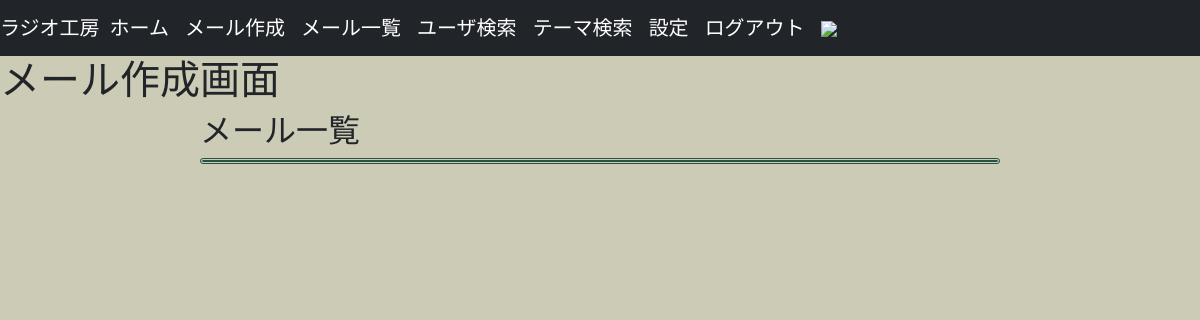
Page /mail_list (signed in) on the earlier database version.
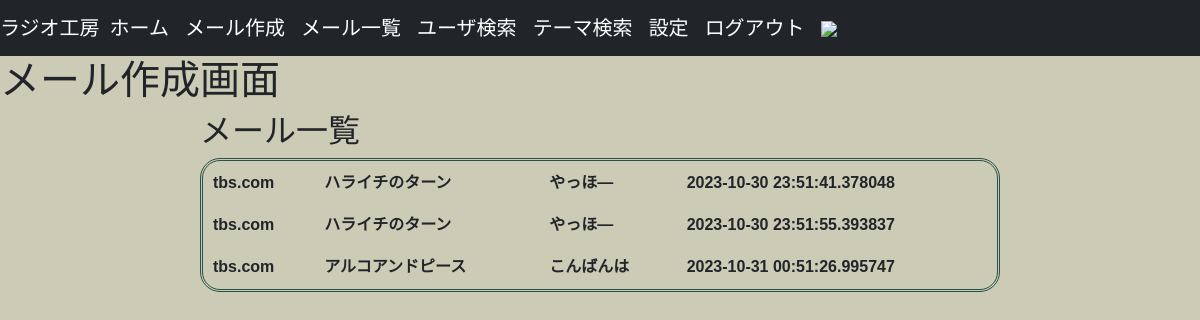
Same page on the later database version.
### flaskr/models.py (models this page shows, shortened)
class Mail(db.Model):
    __tablename__ = 'mail'
    id = db.Column(db.Integer, primary_key=True)
    user_id = db.Column(db.Integer, db.ForeignKey('users.id'), nullable=False)
    to_email = db.Column(db.String(64), index=True)
    mail_topic = db.Column(db.String(50), index=True, nullable=True)
    mail_message = db.Column(db.String(800), nullable=True)
    create_at = db.Column(db.DateTime, default=datetime.now)
    @classmethod
    def select_mail_by_user_id(cls, user_id):
        return cls.query.filter(cls.user_id==user_id).all()

### flaskr/views.py (the view)
@bp.route('/mail_list')
def mail_list():
    mail_list = Mail.select_mail_by_user_id(current_user.get_id())
    return render_template('mail_list.html', mail_list = mail_list)

### flaskr/models.py (called while the page is built)
@login_manager.user_loader
def load_user(user_id):
    return User.query.get(user_id)

### flaskr/templates/mail_list.html (shortened to what this page needs)
{% from "_formhelpers.html" import render_field %}
{% extends "base.html" %}
{% block content %}
<h1>メール作成画面</h1>
<div class="col-lg-8 offset-lg-2">
    <h2>メール一覧</h2>
    <table class="table table-bordered">
        {% for mail in mail_list %}
            <tr>
                <td>{{ mail.to_email }}</td>
                <td>{{ mail.mail_topic }}</td>
                <td>{{ mail.mail_message }}</td>
                <td>{{ mail.create_at }}</td>
            </tr>
        {% endfor %}
    </table>
</div>
{% endblock %}

### flaskr/templates/base.html (shortened to what this page needs)
<!DOCTYPE html>
<html lang="ja">
    <head>
        <link href="https://cdn.jsdelivr.net/npm/bootstrap@5.0.2/dist/css/bootstrap.min.css" rel="stylesheet">
        <link rel="stylesheet" href="{{url_for('static', filename='css/style.css')}}">
    </head>
    <body>
        <nav class="navbar navbar-expand-lg navbar-dark bg-dark" style="background-color: black;">
            <a class="app_name navbar-brand" href="{{url_for('app.home')}}">ラジオ工房</a></h1>
            <a class="navbar-brand" href="{{url_for('app.home')}}">
                ホーム
            </a>
            <a class="navbar-brand" href="{{url_for('app.mail')}}">
                メール作成
            </a>
            {% if current_user.is_authenticated %}
            <a class="navbar-brand" href="{{url_for('app.mail_list')}}">
                メール一覧
            </a>
            <a class="navbar-brand" href="{{url_for('app.user_search')}}">
                ユーザ検索
            </a>
            <a class="navbar-brand" href="{{url_for('app.theme_search')}}">
                テーマ検索
            </a>
            <a class="navbar-brand" href="{{url_for('app.option')}}">
                設定
            </a>
            <a class="navbar-brand" href="{{url_for('app.logout')}}">
                ログアウト
            </a>
            {% endif %}
            <a href="https://radiko.jp"><img src="https://radiko.jp/static/image/135x45_banner.gif" width="135" heght="45" border="0" /></a>
        </nav>
        <div class="$container">
            {% block content %}
            {% endblock %}
        </div>
    </body>
</html>

### flaskr/static/css/style.css (style rules this page uses)
body { font-family: 'Noto Sans JP', sans-serif; background-color:rgb(203, 203, 182); }
.table { background-color:rgb(203, 203, 182); border-collapse: separate; border-radius: 20px; border-style: double; border-width: 3px; border-color: rgb(39, 81, 67); margin-bottom: 10px; }
tr,td { border: none; font-weight: bold; }
.app_name { font-family: HGS創英角ﾎﾟｯﾌﾟ体; color: rgb(203, 203, 182); margin-right: 10px; }

Differences in the rows shown:
added Mail: to_email "tbs.com", mail_topic "ハライチのターン", mail_message "やっほ―", create_at "2023-10-30 23:51:41.378048"
added Mail: to_email "tbs.com", mail_topic "ハライチのターン", mail_message "やっほ―", create_at "2023-10-30 23:51:55.393837"
added Mail: to_email "tbs.com", mail_topic "アルコアンドピース", mail_message "こんばんは", create_at "2023-10-31 00:51:26.995747"
